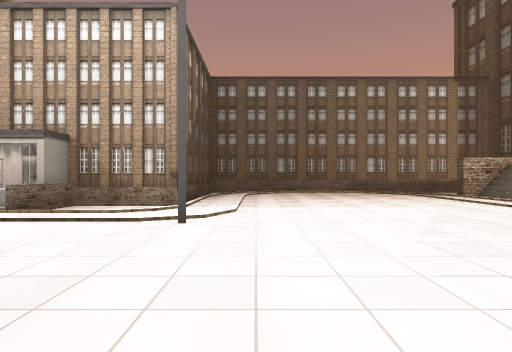
view 1 (above)

24 first-person views from a walk through a Unity game level. The camera is 1.2 m above the floor, looks level and sees 75° across. The floor is counted in squares, 2 m on a side. Each view is taken from the middle of a square. On the plan, view 1 faces up. The plan holds only what a view shows up to about 10 squares ahead; the rest is blank. The place goes on beyond the plan. The player character is not drawn. Some surface patterns are stand-ins.

view 2
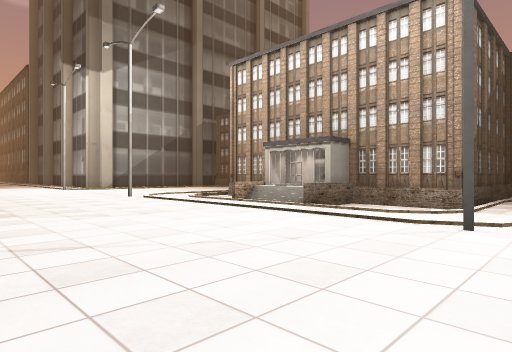

view 3
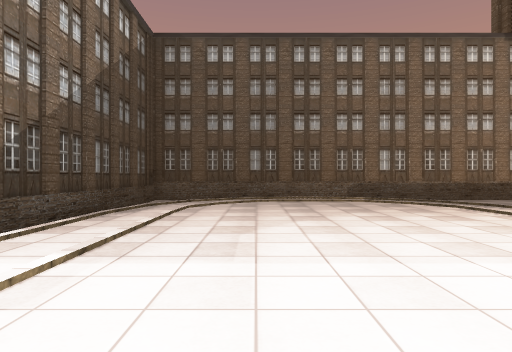

view 4
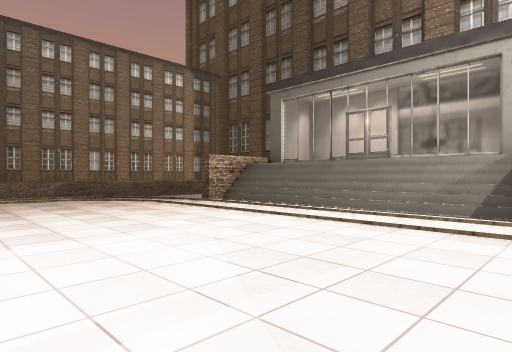

view 5
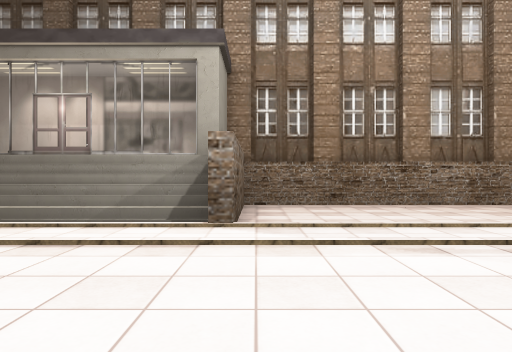

view 6
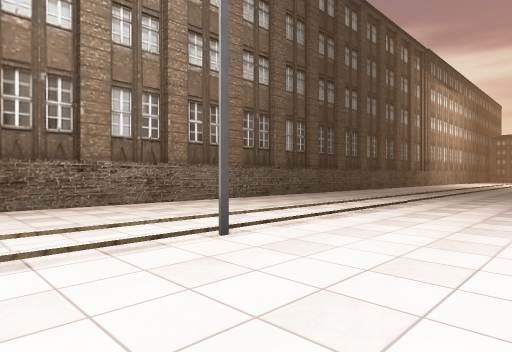

view 7
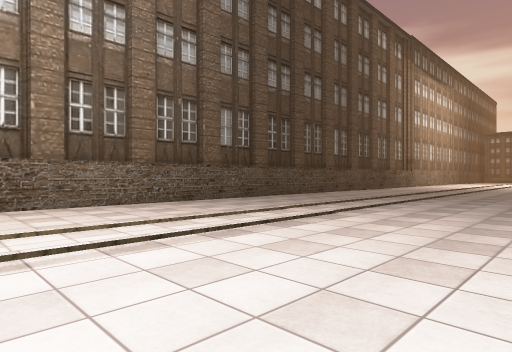

view 8
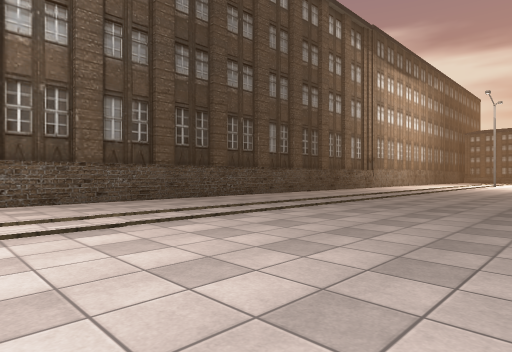

view 9
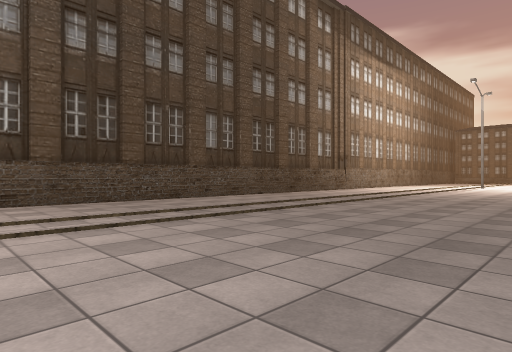

view 10
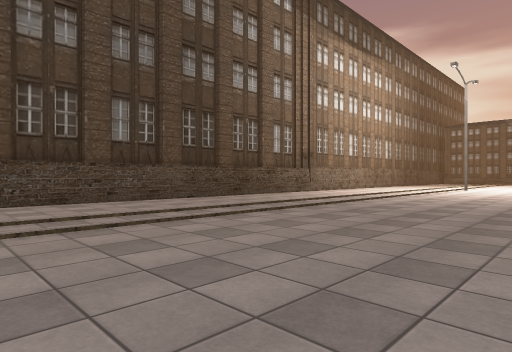

view 11
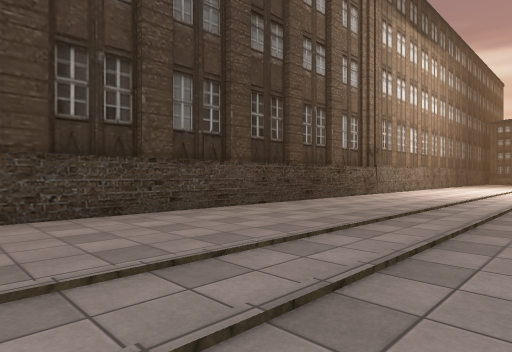

view 12
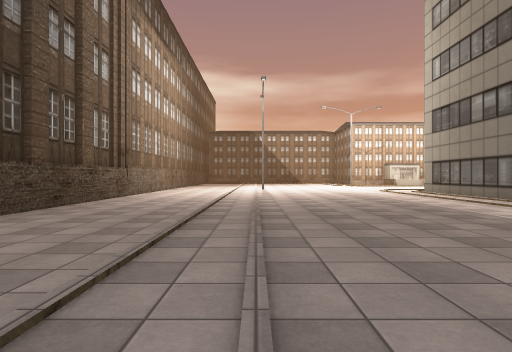

view 13
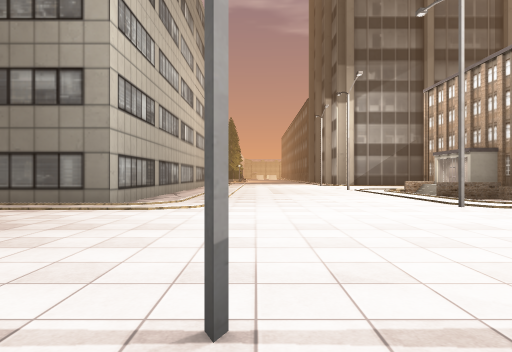

view 14
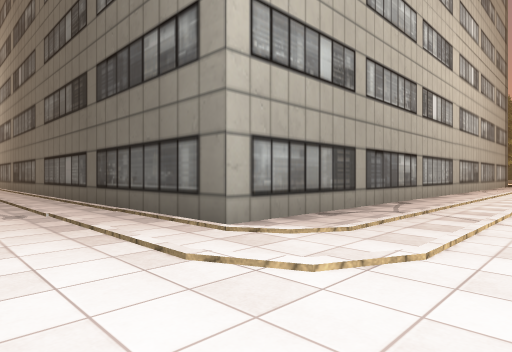

view 15
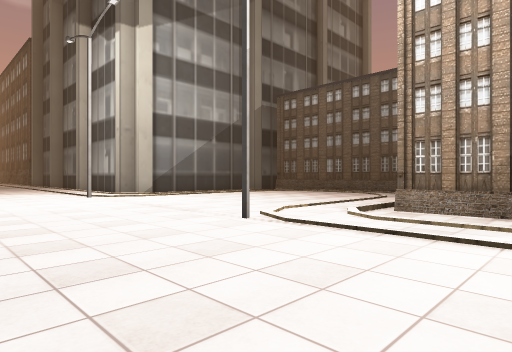

view 16
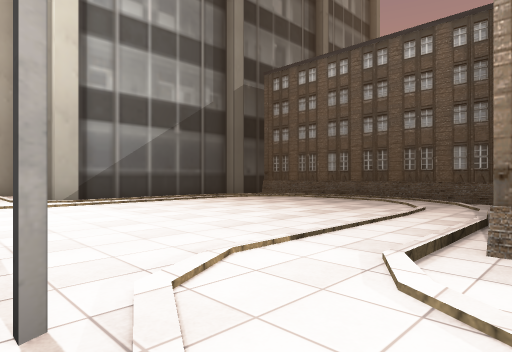

view 17
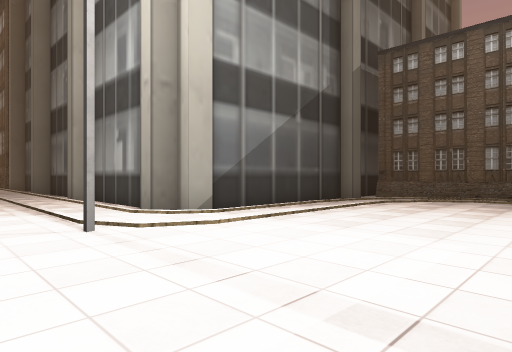

view 18
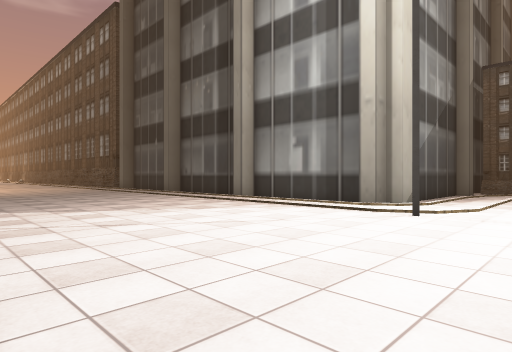

view 19
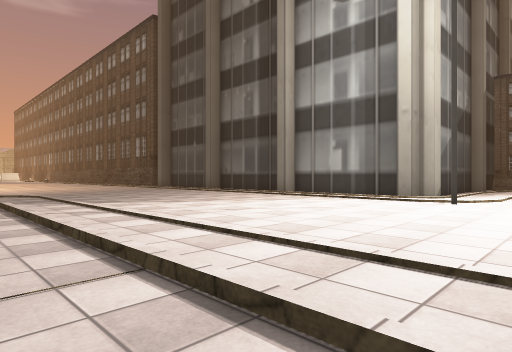

view 20
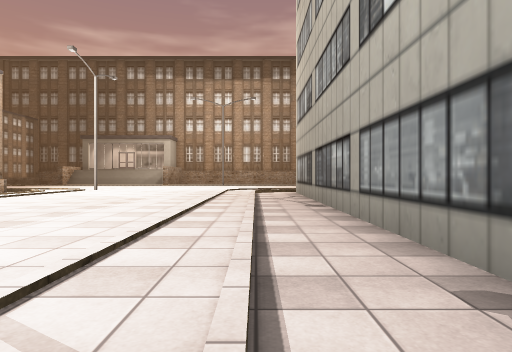

view 21
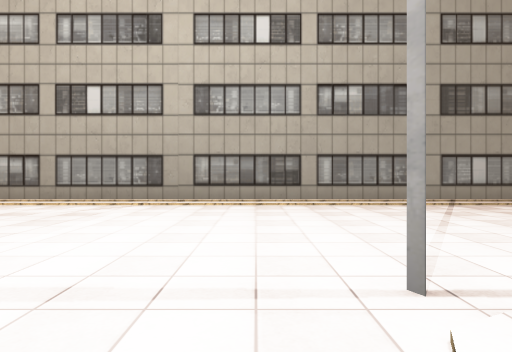

view 22
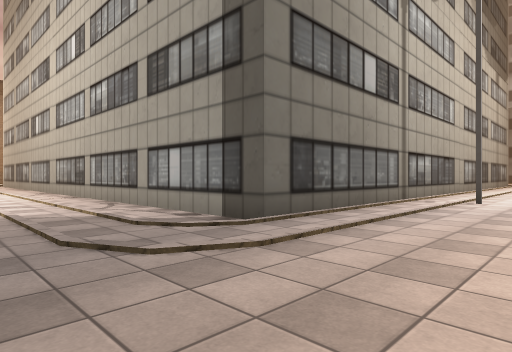

view 23
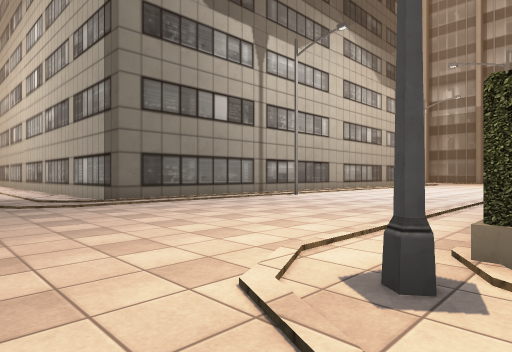

view 24
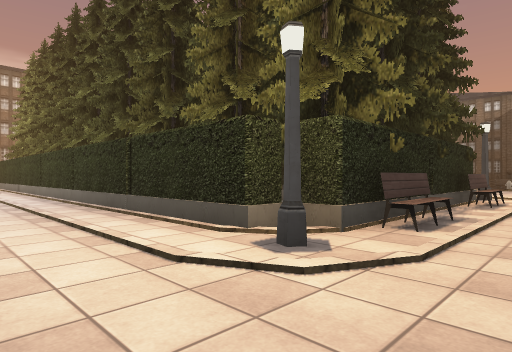

### Floor plan
Key: @ floor where view 1 was taken; # wall or solid block; . floor; / step, stairs or slope; = window, fence, low wall or low ledge; B building; E bench.
Columns run from 38 left of view 1 to 10 right of it. Each row starts with its distance up from view 1.
 13                       BBBBBBB       #BBBBBBBBBB
 12                      #./..../.      #./..../..
 11                      #/.......      #/.......
 10                      #......./      #.......#=#
  9                      #......./      #.......//###
  8                      #......./##  ###.......//= #
  7                      #......./..BBB.........//= #
  6                 ######......./..  B./.......//= #
  5                .............................//= #
  4                .......#......#.......#......//###
  3               ..............................#...#
  2              .............................../...#
  1             ................................/...#
  0      .................................@....#/...#
 -1 .E...E....................................../...#
 -2 #######........//////////////////////......./...#
 -3       #......./............................./...#
 -4       #......./######################......./...#
 -5       #......./#                    #......./...#
 -6       #......./#                    #......./...#
 -7       #......./#                    #......./...#
 -8       #......./#                    #......./...#
 -9       #......#/#                    #......./...#
-10       #.... ../#                    #. ...../...#
-11       #...   ./#                    #. ...../...#
-12       #.                               ...../...#
-13                                        ...../...#
-14                                        ...../...#
-15                                        ...../...#
-16                                       ....../...#
-17                                       ....../...#
-18                                      ......./...#
-19                                     #......./...#
-20                                     #......./...#

Where each view was taken, in squares from view 1:
view 1: 0 up, 0 right, facing up
view 2: 0 up, 0 right, facing up-left
view 3: 4 up, 1 right, facing up
view 4: 3 up, 1 right, facing up-right
view 5: 3 up, 2 right, facing right
view 6: 2 up, 2 right, facing down-right
view 7: 1 down, 2 right, facing down-right
view 8: 4 down, 1 right, facing down-right
view 9: 7 down, 1 right, facing down-right
view 10: 10 down, 1 right, facing down-right
view 11: 10 down, 4 right, facing down-right
view 12: 10 down, 5 right, facing down
view 13: 0 up, 6 right, facing left
view 14: 0 up, 1 right, facing down-left
view 15: 1 up, 6 left, facing up-left
view 16: 4 up, 8 left, facing up-left
view 17: 3 up, 12 left, facing up-left
view 18: 1 down, 14 left, facing up-left
view 19: 3 down, 14 left, facing up-left
view 20: 2 down, 14 left, facing right
view 21: 6 up, 15 left, facing down
view 22: 0 up, 27 left, facing down-right
view 23: 0 up, 32 left, facing down-right
view 24: 0 up, 29 left, facing down-left
